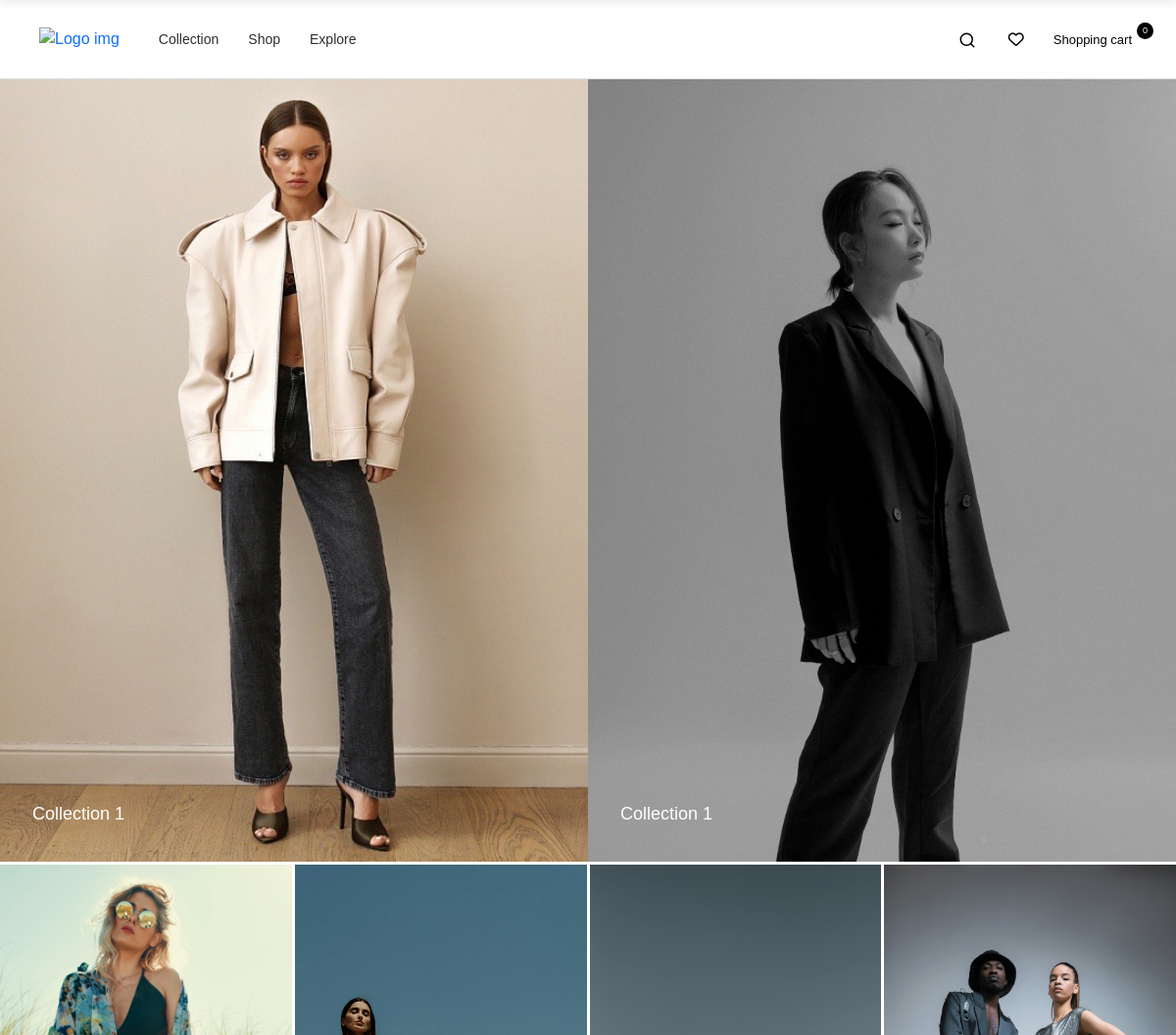
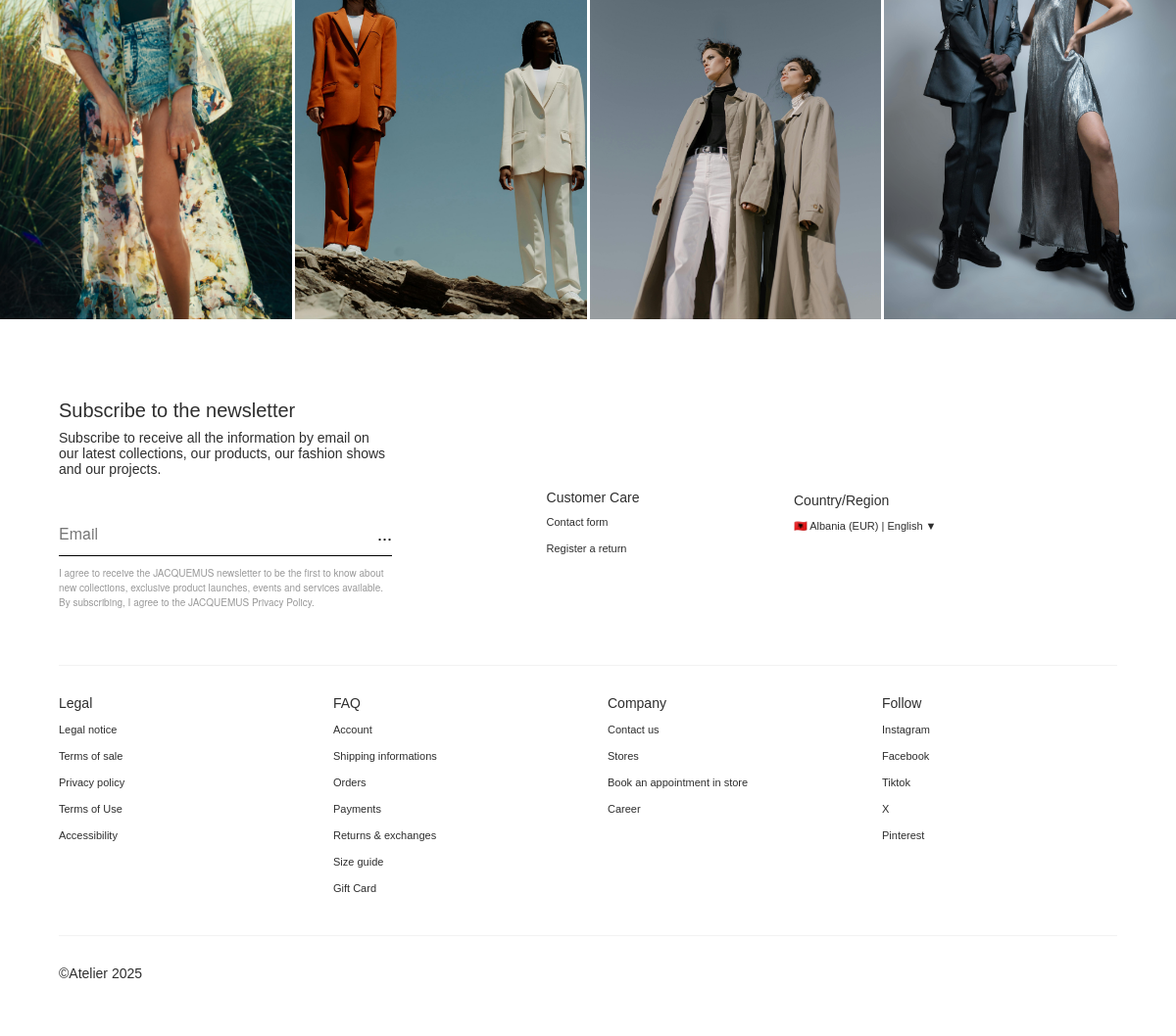
The page / on the database its author committed (2 pictures, top to bottom).
### Product/models.py (models this page shows, shortened)
class D_Product(models.Model):
    name = models.CharField(max_length=100, default='')
    subcategory = models.ForeignKey(B_Subcategory, on_delete=models.CASCADE, null=True, blank=True)
    collection = models.ForeignKey(C_Collection, on_delete=models.CASCADE, related_name='products', null=True, blank=True)
    price = models.DecimalField(max_digits=7, decimal_places=2)
    main_image = models.ImageField(null=True, blank=True)
    description = RichTextField(blank=True, null=True)
    details = RichTextField(blank=True, null=True)
    is_new = models.BooleanField(default=False)

class C_Collection(models.Model):
    collection = models.CharField(max_length=100, default='')
    slug = models.SlugField(unique=True, blank=True)
    main_image = models.ImageField(null=True, blank=True)
    info = models.CharField(max_length=200, default='')
    description = RichTextField(blank=True, null=True)
    cover_image = models.ImageField(null=True, blank=True)
    footer_description = RichTextField(blank=True, null=True)
    created_at = models.DateTimeField(auto_now_add=True, null=True)

### Atelier_Shop/views.py (the view)
# urls.py: path('', views.index, name='index'),
def index(request):
    if request.method == 'GET':
        try:
            collection = C_Collection.objects.first()  # Fetching the first collection as an example
        except C_Collection.DoesNotExist:
            collection = None  # If no collection exists, set it to None
        categories = A_Category.objects.all()
        subcategories = B_Subcategory.objects.all()
        collections = C_Collection.objects.all()
        menu = B_Main_Product.objects.all()
        marque_all = A_Notification.objects.first()
        main_product = B_Main_Product.objects.first()
        footer1 = Z_Contact.objects.first()
        col = C_Collection.objects.all()
        images = GalleryImage.objects.select_related('product').all()
        products = D_Product.objects.all()
        products_group1 = D_Product.objects.all()[:6]
        products_group2 = D_Product.objects.all()[6:12]
        footer_images = FooterImage.objects.all()
        products_in_collection = D_Product.objects.filter(collection=collection)
        gallery_images_for_collection = GalleryImage.objects.filter(product__in=products_in_collection)
        new_products = D_Product.objects.filter(is_new=True).order_by('-id')[:4]
        popular_products = D_Product.objects.filter(is_new=True).order_by('-id')[:4]
        wishlist = request.session.get('wishlist', [])
        data = cartData(request)
        cartItems = data['cartItems']
        order = data['order']
        items = data['items']
        g_customer = None  # Default to None
        if request.user.is_authenticated:
            try:
                g_customer = request.user.g_customer
            except G_Customer.DoesNotExist:
                g_customer = None
        else:
            g_customer = G_Customer(name="Guest", surname="User", email="guest@example.com")
        context = {
            'categories': categories,
            'subcategories': subcategories,
            'collections': collections,
            'marque_all': marque_all,
            'main_product': main_product,
            'footer': footer1,
            'col': col,
            'menu': menu,
            'images': images,
            'collection': collection,
            'products': products,
            'footer_images': footer_images,
            'gallery_images': gallery_images_for_collection,
            'new_products': new_products,
            'cartItems': cartItems,
            'products1': products_group1,
            'products2': products_group2,
            'popular_products':popular_products,
            'items':items,
            'wishlist': wishlist,
            'g_customer': g_customer  # Pass the G_Customer (or guest) info to the template
        }
        return render(request, 'index.html', context)

### Product/utils.py (called while the page is built, shortened)
def cookieCart(request):
    try:
        cart = json.loads(request.COOKIES['cart'])
    except:
        cart = {}
    print('Cart:', cart)
    items = []
    order = {'get_cart_total': 0, 'get_cart_items': 0}
    guest_order_id = request.COOKIES.get('guest_order_id', str(uuid.uuid4()))
    order['id'] = guest_order_id  # Store the temporary order ID for guest users
    cartItems = order['get_cart_items']
    response = {'cartItems': cartItems, 'order': order, 'items': items}
    return response

def cartData(request):
    if request.user.is_authenticated:
        customer, created = G_Customer.objects.get_or_create(user=request.user)
        order, created = H_Order.objects.get_or_create(customer=customer, complete=False)
        items = order.i_orderitem_set.all()
        cartItems = sum([item.quantity for item in items])
    else:
        cookieData = cookieCart(request)
        cartItems = cookieData['cartItems']
        order = cookieData['order']
        items = cookieData['items']
    return {'cartItems': cartItems, 'order': order, 'items': items}

### templates/index.html (shortened to what this page needs)
{% load static %}
<!DOCTYPE html>
<html lang="en">
<head>
    {% include 'head.html' %}
</head>
<body>
    <header class="index-header low-nav">
        {% include 'navbar.html' %}
    </header>
  <section class="product-gallery">
  <div class="product-row row-large">
    {% for product in products1|slice:":2" %}
      <div class="product-item large">
        <a href="#">
          <div class="image-wrapper">
            <img src="{{ product.main_image.url }}" alt="{{ product.name }}">
            <div class="collection-label text-medium">{{ product.collection.collection }}</div>
          </div>
        </a>
      </div>
    {% endfor %}
  </div>
   <div class="product-row row-small">
  {% for product in products1|slice:"2:" %}
    <div class="product-item small">
     <a href="{% url 'product' product.id %}">
      <div class="image-wrapper">
        <div class="product-slider">
  {% if product.main_image %}
    <img src="{{ product.main_image.url }}" alt="{{ product.name }}" class="slide-image active">
  {% endif %}
</div>
      </div>
     </a>
    </div>
  {% endfor %}
</div>
</section>
       {% include 'footer.html' %}
</body>
</html>

### static/css/style.css (style rules this page uses)
* { margin: 0; padding: 0; box-sizing: border-box; scroll-behavior: smooth; }
:root { --white: #fff; --dark: #2e2e2e; --lightdark: #1e1e1e; --gray: #333; --light-gray: #FAFAFA; --name: 'Noto Serif Display', serif; --title: "GiordanoGoldSerif", serif; --text: "FuturaPTLight", sans-serif; }
a { text-decoration: none!important; }
.text-medium { font-family: var(--text); color: var(--white); font-size: 18px; font-weight: 300; line-height: 20px; }
.low-nav { position: fixed; top: 0; left: 0; width: 100%; z-index: 9999; background-color: transparent; transition: background-color 0.3s ease, box-shadow 0.3s ease; }
.product-gallery { padding-top:80px; }
.row-large { display: grid; grid-template-columns: 1fr 1fr; margin-bottom: 3px; }
.row-small { display: grid; grid-template-columns: repeat(4, 1fr); gap: 3px; margin-bottom: 3px; }
.row-small .product-item.small { flex: 1 1 23%; position: relative; }
.image-wrapper { position: relative; overflow: hidden; width:100%; height:800px; }
.small .image-wrapper { position: relative; overflow: hidden; width:100%; height:500px; }
.image-wrapper img { width: 100%; height:100%; object-fit:cover; object-position:center; display: block; transition: transform 0.3s ease; }
.collection-label { position: absolute; bottom: 35px; left: 25px; padding: 4px 8px; }
.product-slider { position: relative; width: 100%; height: 100%; overflow: hidden!important; }
.slide-image { position: absolute; width: 100%; height: 100%; object-fit: cover; opacity: 0; transition: opacity 0.5s ease; z-index: 1; }
.slide-image.active { opacity: 1; z-index: 1; }
.product-slider img { width: 100%; height: 100%; object-fit:cover; }

### rows shown on the page
D_Product: main_image (picture), collection.collection "Collection 1"
D_Product: main_image (picture), collection.collection "Collection 1"
D_Product: main_image (picture)
D_Product: main_image (picture)
D_Product: main_image (picture)
D_Product: main_image (picture)

### other values the page prints
{{ cartItems }} "0"
